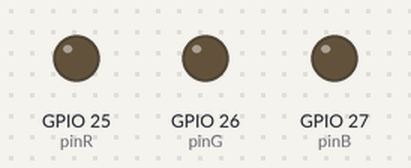
Simulated run of this program. Board: ESP32. Shown: output pins drawn as LEDs (lit = HIGH).

Above: at 0.12 s.
At 0.62 s:
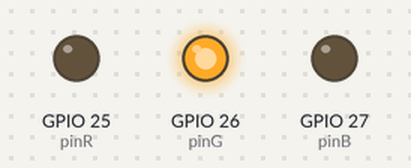
At 0.87 s:
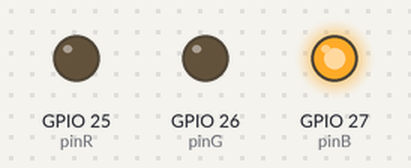
At 1.62 s:
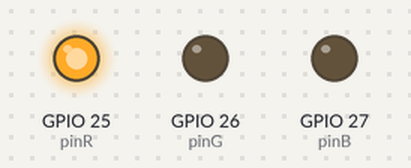
At 2.37 s:
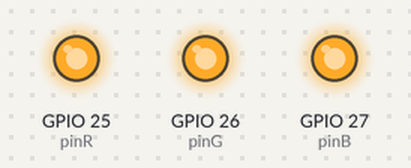
Timing chart, 0 to 3.0 s (numbered marks = the images above):
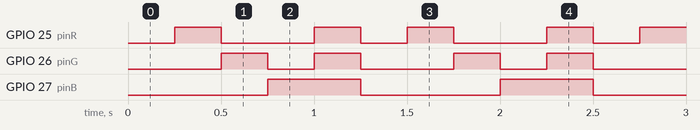

Measured:
- by itself, GPIO 25 (pinR): repeats every 1.3 s: LOW 0.50 s, HIGH 0.25 s, LOW 0.25 s, HIGH 0.25 s
- by itself, GPIO 26 (pinG): repeats every 1.3 s: LOW 0.25 s, HIGH 0.25 s, LOW 0.50 s, HIGH 0.25 s
- by itself, GPIO 27 (pinB): alternates HIGH for 0.50 s and LOW for 0.75 s

The program:

main.cpp
```cpp
//Diseñe un programa que genere 3 señales PWM (asociadas
//a el color Rojo, Verde y Azul) con una frecuencia de
//1 kHz, una resolucion de 8 bits. El ciclo de trabajo
//se asignará según los 3 colores que elija.

#include <Arduino.h>
#define pinR 25
#define pinG 26
#define pinB 27

#define canalR 0
#define canalG 1
#define canalB 2

#define freq 1000
#define resolucion 8

void setup() {
  pinMode(pinR, OUTPUT);
  pinMode(pinG, OUTPUT);
  pinMode(pinB, OUTPUT);

  ledcSetup(canalR, freq, resolucion);
  ledcSetup(canalG, freq, resolucion);
  ledcSetup(canalB, freq, resolucion);

  ledcAttachPin(pinR, canalR);
  ledcAttachPin(pinG, canalG);
  ledcAttachPin(pinB, canalB);
}

void loop() {
  ledcWrite(canalR,0);
  ledcWrite(canalG,0);
  ledcWrite(canalB,0);
  delay(250);

  ledcWrite(canalR, 255);
  ledcWrite(canalG, 0);
  ledcWrite(canalB, 0);
  delay(250);

  ledcWrite(canalR, 0);
  ledcWrite(canalG, 255);
  ledcWrite(canalB, 0);
  delay(250);

  ledcWrite(canalR, 0);
  ledcWrite(canalG, 0);
  ledcWrite(canalB, 255);
  delay(250);

  ledcWrite(canalR, 255);
  ledcWrite(canalG, 255);
  ledcWrite(canalB, 255);
  delay(250);

}
```
